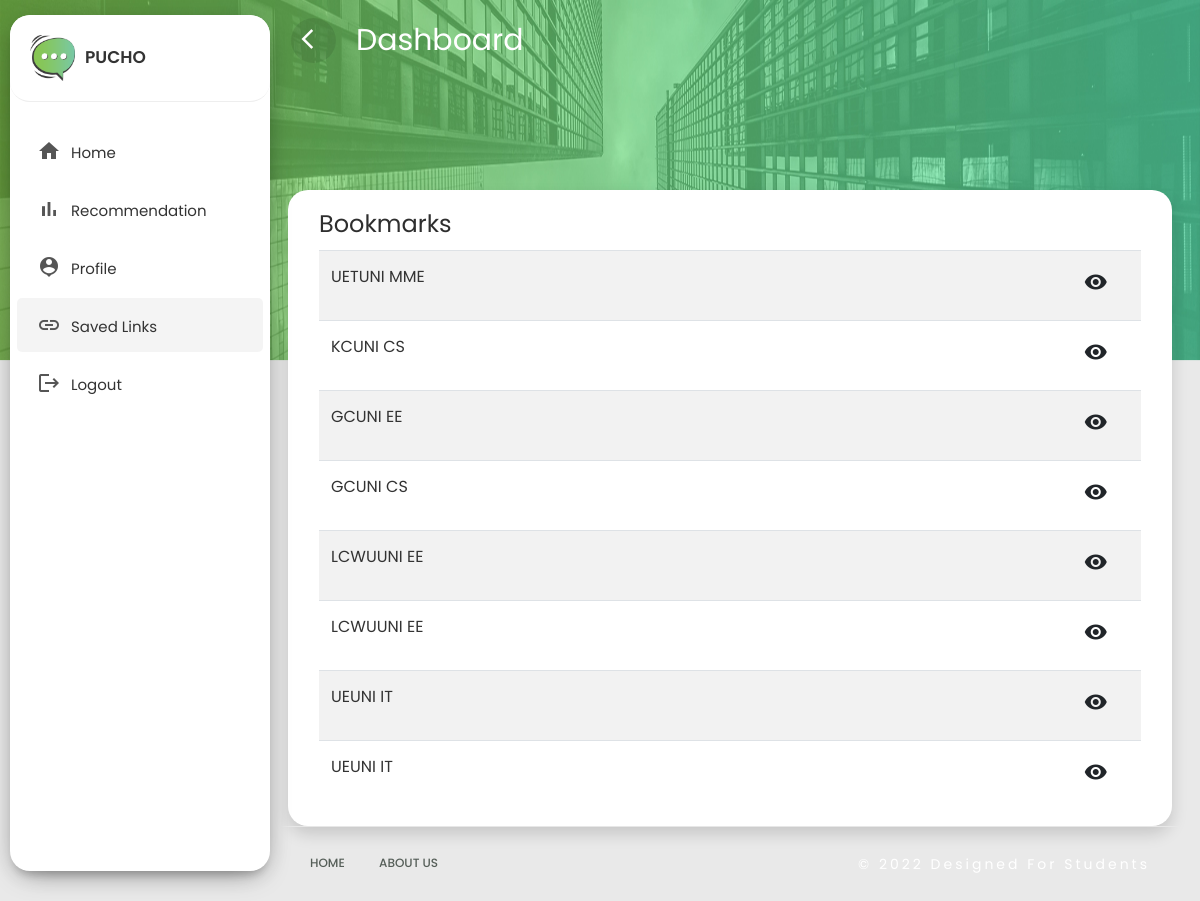
The page /savedlinks/ (signed in) on the database its author committed.
### university/models.py (models this page shows, shortened)
class SavedItems(models.Model):
    user = models.ForeignKey(User, on_delete=models.CASCADE)
    item_page = models.CharField(max_length=100)
    item_name = models.CharField(max_length=100,blank=True,null=True,default=None)

### recommendation/views.py (the view)
# urls.py: path('savedlinks/', savedlinks, name="savedlinks"),
def savedlinks(request):
    query = SavedItems.objects.filter(user=request.user)
    return render(request, "saved.html", context={'query': query})

### templates/saved.html (shortened to what this page needs)
{% extends "chatbot.html" %}
{%  load static  %}
{% block content %}
  <head>
    <link rel="stylesheet" href="{% static 'css/bootstrap.min.css' %}">
    <link rel="stylesheet" href="{% static 'css/dashboard.css' %}">
  </head>
  <body>
    <div class="wrapper">
        <nav id="sidebar">
          <div class="sidebar-header">
            <h3><img src="{% static 'images/logo2.png' %}" class="image-fluid"/><span>Pucho</span></h3>
          </div>
          <ul class="list-unstyled components">
            <li>
              <a href="{% url 'home' %}" class="dashboard"><i class="material-icons">home</i><span>Home</span></a>
            </li>
            <li>
              <a href="{% url 'recommendation' %}" class="dashboard"><i class="material-icons">bar_chart</i><span>Recommendation</span></a>
            </li>
            <li>
              <a href="{% url 'profile' %}" class="dashboard"><i class="material-icons">person_pin</i><span>Profile</span></a>
            </li>
            <li class="active">
              <a href="{% url 'savedlinks' %}" class="dashboard"><i class="material-icons">link</i><span>Saved Links</span></a>
            </li>
            <li  class="">
              <a href="{% url 'logout' %}?next=/home" class="dashboard"><i class="material-icons">logout</i><span>Logout</span></a>
            </li>
          </ul>
        </nav>
        <div id="content">
          <div class="top-navbar">
            <nav class="navbar navbar-expand-lg">
              <div class="container-fluid">
                <div class="d-flex justify-content-start">
                  <button type="button" id="sidebarCollapse" class="d-xl-block d-lg-block d-md-mone d-none more-button2">
                    <span class="material-icons">arrow_back_ios</span>
                  </button>
                  <a class="navbar-brand"> Dashboard </a>
                </div>
              </div>
            </nav>
	        </div>
          <div class="bg-div">
            <img src="{% static 'images/bg4.jpg' %}" class="bg-success-gradient img-fluid" alt="">
          </div>
        	<div class="main-content">
            <div class="row content">
              <div class="col-lg-12 col-md-12 col-sm-12">
                <div class="profile-form shadow mx-2 bookmarks">
                  <div class="row mx-3">
                    <div class="col-lg-12 m-auto">
                      <div class="mt-3">
                        <h4>Bookmarks</h4>
                      </div>
                      <table class="table table-striped table-condensed">
                        <tbody>
                          {% for value in query %}
                          <tr>
                            <td>
                              <a href="{{value.item_page}}">{{value.item_name}}</a>
                            </td>
                            <td class="table-icon">
                              <a href="{{value.item_page}}">
                                <button type="button" name="button" class="btn ">
                                  <i class="material-icons">visibility</i>
                                </button>
                              </a>
                            </td>
                          </tr>
                          {% endfor %}
                        </tbody>
                      </table>
                    </div>
                  </div>
                </div>
              </div>
            </div>
            <footer class="footer">
              <div class="container-fluid">
               <div class="row">
                 <div class="col-md-6">
                   <nav class="d-flex">
                     <ul class="m-0 p-0">
                       <li>
                         <a href="home.html">
                           Home
                         </a>
                       </li>
                       <li>
                         <a href="about.html">
                           About Us
                         </a>
                       </li>
                     </ul>
                   </nav>
                 </div>
                 <div class="col-md-6">
                   <p class="copyright d-flex justify-content-end"> &copy 2022 Designed For Students</p>
                 </div>
               </div>
             </div>
            </footer>
          </div>
        </div>
      </div>
  </body>
{% endblock %}

### static/css/header.css (style rules this page uses)
body { font-family: "Lato", sans-serif; font-weight: normal; font-style: normal; color: #6A6972; overflow-x: hidden; }
* { margin: 0; padding: 0; -webkit-box-sizing: border-box; -moz-box-sizing: border-box; box-sizing: border-box; }
img { max-width: 100%; }
i, span, a { display: inline-block; }
audio, canvas, iframe, img, svg, video { vertical-align: middle; }
h1, h2, h3, h4, h5, h6 { font-family: "Poppins", sans-serif; font-weight: 700; color: #2E2E2E; margin: 0px; }
h3 { font-size: 28px; }
h4 { font-size: 22px; }
ul, ol { margin: 0px; padding: 0px; list-style-type: none; }
p { font-size: 16px; font-weight: 400; line-height: 26px; color: #6A6972; margin: 0px; }
.navbar { padding: 10px 0; position: relative; transition: all 0.3s ease-out 0s; }
.navbar-brand { width: 30%; }
::placeholder { font-size: 16px; font-weight: 400; color: #535353; transition: all 0.3s ease-out 0s; }
.copyright { color: white; font-size: 14px; padding: 12px 0; letter-spacing: 3px; }

### rows shown on the page
SavedItems: item_name "UETUNI MME"
SavedItems: item_name "KCUNI CS"
SavedItems: item_name "GCUNI EE"
SavedItems: item_name "GCUNI CS"
SavedItems: item_name "LCWUUNI EE"
SavedItems: item_name "LCWUUNI EE"
SavedItems: item_name "UEUNI IT"
SavedItems: item_name "UEUNI IT"
